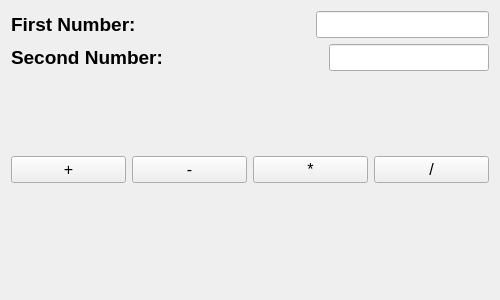
<?xml version="1.0" encoding="UTF-8"?>
<ui version="4.0">
 <class>Form</class>
 <widget class="QWidget" name="Form">
  <property name="geometry">
   <rect>
    <x>0</x>
    <y>0</y>
    <width>500</width>
    <height>300</height>
   </rect>
  </property>
  <property name="windowTitle">
   <string>Form</string>
  </property>
  <layout class="QVBoxLayout" name="verticalLayout">
   <item>
    <layout class="QHBoxLayout" name="horizontalLayout">
     <item>
      <widget class="QLabel" name="label">
       <property name="font">
        <font>
         <pointsize>14</pointsize>
         <bold>true</bold>
        </font>
       </property>
       <property name="text">
        <string>First Number:</string>
       </property>
      </widget>
     </item>
     <item>
      <spacer name="horizontalSpacer">
       <property name="orientation">
        <enum>Qt::Horizontal</enum>
       </property>
       <property name="sizeHint" stdset="0">
        <size>
         <width>40</width>
         <height>20</height>
        </size>
       </property>
      </spacer>
     </item>
     <item>
      <widget class="QLineEdit" name="lineEdit_first">
       <property name="font">
        <font>
         <pointsize>12</pointsize>
        </font>
       </property>
       <property name="placeholderText">
        <string/>
       </property>
      </widget>
     </item>
    </layout>
   </item>
   <item>
    <layout class="QHBoxLayout" name="horizontalLayout_2">
     <item>
      <widget class="QLabel" name="label_2">
       <property name="font">
        <font>
         <pointsize>14</pointsize>
         <bold>true</bold>
        </font>
       </property>
       <property name="text">
        <string>Second Number:</string>
       </property>
      </widget>
     </item>
     <item>
      <spacer name="horizontalSpacer_2">
       <property name="orientation">
        <enum>Qt::Horizontal</enum>
       </property>
       <property name="sizeHint" stdset="0">
        <size>
         <width>40</width>
         <height>20</height>
        </size>
       </property>
      </spacer>
     </item>
     <item>
      <widget class="QLineEdit" name="lineEdit_second">
       <property name="font">
        <font>
         <pointsize>12</pointsize>
        </font>
       </property>
      </widget>
     </item>
    </layout>
   </item>
   <item>
    <spacer name="verticalSpacer">
     <property name="orientation">
      <enum>Qt::Vertical</enum>
     </property>
     <property name="sizeHint" stdset="0">
      <size>
       <width>20</width>
       <height>40</height>
      </size>
     </property>
    </spacer>
   </item>
   <item>
    <layout class="QHBoxLayout" name="horizontalLayout_3">
     <item>
      <widget class="QPushButton" name="pushButton_add">
       <property name="font">
        <font>
         <pointsize>12</pointsize>
        </font>
       </property>
       <property name="text">
        <string>+</string>
       </property>
      </widget>
     </item>
     <item>
      <widget class="QPushButton" name="pushButton_minus">
       <property name="font">
        <font>
         <pointsize>12</pointsize>
        </font>
       </property>
       <property name="text">
        <string>-</string>
       </property>
      </widget>
     </item>
     <item>
      <widget class="QPushButton" name="pushButton_multi">
       <property name="font">
        <font>
         <pointsize>12</pointsize>
        </font>
       </property>
       <property name="text">
        <string>*</string>
       </property>
      </widget>
     </item>
     <item>
      <widget class="QPushButton" name="pushButton_add_3">
       <property name="font">
        <font>
         <pointsize>12</pointsize>
        </font>
       </property>
       <property name="text">
        <string>/</string>
       </property>
      </widget>
     </item>
    </layout>
   </item>
   <item>
    <spacer name="verticalSpacer_2">
     <property name="orientation">
      <enum>Qt::Vertical</enum>
     </property>
     <property name="sizeHint" stdset="0">
      <size>
       <width>20</width>
       <height>40</height>
      </size>
     </property>
    </spacer>
   </item>
   <item>
    <widget class="QLabel" name="label_result">
     <property name="font">
      <font>
       <pointsize>14</pointsize>
       <bold>true</bold>
      </font>
     </property>
     <property name="styleSheet">
      <string notr="true">QLabel {

color:green


}</string>
     </property>
     <property name="text">
      <string/>
     </property>
    </widget>
   </item>
  </layout>
 </widget>
 <resources/>
 <connections/>
</ui>
